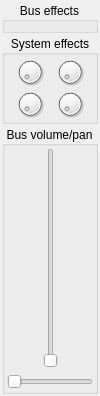
<?xml version="1.0" encoding="UTF-8"?>
<ui version="4.0">
 <class>InstrumentControl</class>
 <widget class="QWidget" name="InstrumentControl">
  <property name="geometry">
   <rect>
    <x>0</x>
    <y>0</y>
    <width>100</width>
    <height>396</height>
   </rect>
  </property>
  <property name="minimumSize">
   <size>
    <width>100</width>
    <height>0</height>
   </size>
  </property>
  <property name="maximumSize">
   <size>
    <width>100</width>
    <height>16777215</height>
   </size>
  </property>
  <property name="windowTitle">
   <string>Form</string>
  </property>
  <layout class="QVBoxLayout" name="verticalLayout">
   <property name="spacing">
    <number>2</number>
   </property>
   <property name="leftMargin">
    <number>2</number>
   </property>
   <property name="topMargin">
    <number>2</number>
   </property>
   <property name="rightMargin">
    <number>2</number>
   </property>
   <property name="bottomMargin">
    <number>2</number>
   </property>
   <item>
    <widget class="QGroupBox" name="busEffects">
     <property name="title">
      <string>Bus effects</string>
     </property>
     <property name="alignment">
      <set>Qt::AlignCenter</set>
     </property>
     <layout class="QVBoxLayout" name="verticalLayout_2">
      <property name="spacing">
       <number>1</number>
      </property>
      <property name="leftMargin">
       <number>2</number>
      </property>
      <property name="topMargin">
       <number>2</number>
      </property>
      <property name="rightMargin">
       <number>2</number>
      </property>
      <property name="bottomMargin">
       <number>2</number>
      </property>
     </layout>
    </widget>
   </item>
   <item>
    <widget class="QGroupBox" name="busSysEffects">
     <property name="title">
      <string>System effects</string>
     </property>
     <property name="alignment">
      <set>Qt::AlignCenter</set>
     </property>
     <layout class="QGridLayout" name="gridLayout">
      <property name="leftMargin">
       <number>2</number>
      </property>
      <property name="topMargin">
       <number>2</number>
      </property>
      <property name="rightMargin">
       <number>2</number>
      </property>
      <property name="bottomMargin">
       <number>2</number>
      </property>
      <property name="spacing">
       <number>2</number>
      </property>
      <item row="0" column="0">
       <widget class="QDial" name="sysEffect0">
        <property name="minimumSize">
         <size>
          <width>30</width>
          <height>30</height>
         </size>
        </property>
        <property name="maximumSize">
         <size>
          <width>30</width>
          <height>30</height>
         </size>
        </property>
       </widget>
      </item>
      <item row="0" column="1">
       <widget class="QDial" name="sysEffect2">
        <property name="minimumSize">
         <size>
          <width>30</width>
          <height>30</height>
         </size>
        </property>
        <property name="maximumSize">
         <size>
          <width>30</width>
          <height>30</height>
         </size>
        </property>
       </widget>
      </item>
      <item row="1" column="0">
       <widget class="QDial" name="sysEffect3">
        <property name="minimumSize">
         <size>
          <width>30</width>
          <height>30</height>
         </size>
        </property>
        <property name="maximumSize">
         <size>
          <width>30</width>
          <height>30</height>
         </size>
        </property>
       </widget>
      </item>
      <item row="1" column="1">
       <widget class="QDial" name="sysEffect1">
        <property name="minimumSize">
         <size>
          <width>30</width>
          <height>30</height>
         </size>
        </property>
        <property name="maximumSize">
         <size>
          <width>30</width>
          <height>30</height>
         </size>
        </property>
       </widget>
      </item>
     </layout>
    </widget>
   </item>
   <item>
    <widget class="QGroupBox" name="bus">
     <property name="title">
      <string>Bus volume/pan</string>
     </property>
     <property name="alignment">
      <set>Qt::AlignCenter</set>
     </property>
     <layout class="QGridLayout" name="gridLayout_2">
      <property name="leftMargin">
       <number>2</number>
      </property>
      <property name="topMargin">
       <number>2</number>
      </property>
      <property name="rightMargin">
       <number>2</number>
      </property>
      <property name="bottomMargin">
       <number>2</number>
      </property>
      <item row="0" column="1">
       <widget class="QSlider" name="busMaster">
        <property name="maximum">
         <number>127</number>
        </property>
        <property name="orientation">
         <enum>Qt::Vertical</enum>
        </property>
       </widget>
      </item>
      <item row="1" column="0" colspan="3">
       <widget class="QSlider" name="busPan">
        <property name="maximum">
         <number>127</number>
        </property>
        <property name="orientation">
         <enum>Qt::Horizontal</enum>
        </property>
       </widget>
      </item>
      <item row="0" column="0">
       <widget class="QWidget" name="busUV_L" native="true"/>
      </item>
      <item row="0" column="2">
       <widget class="QWidget" name="busUV_R" native="true"/>
      </item>
     </layout>
    </widget>
   </item>
  </layout>
 </widget>
 <resources/>
 <connections/>
</ui>
